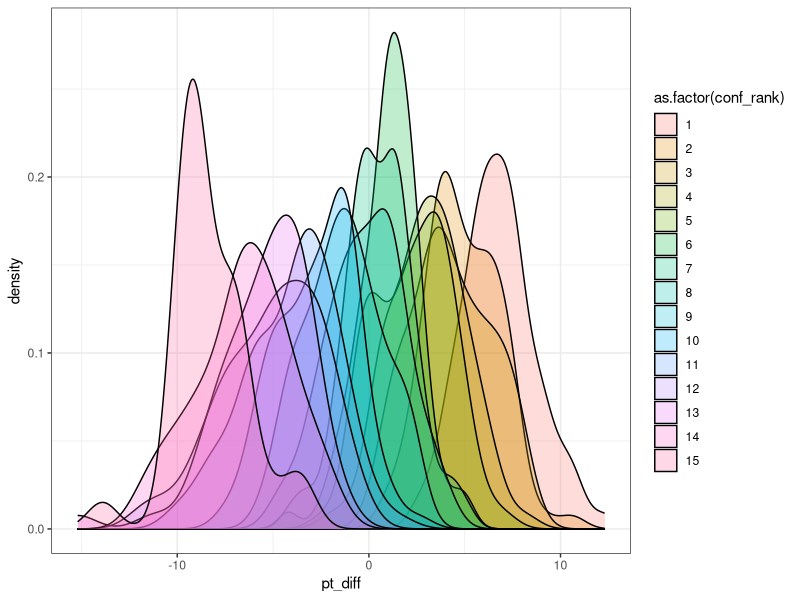
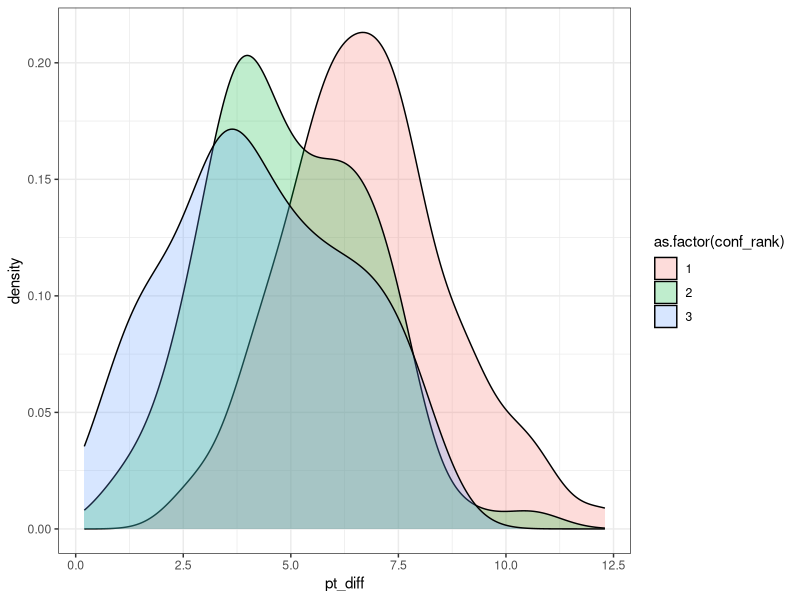
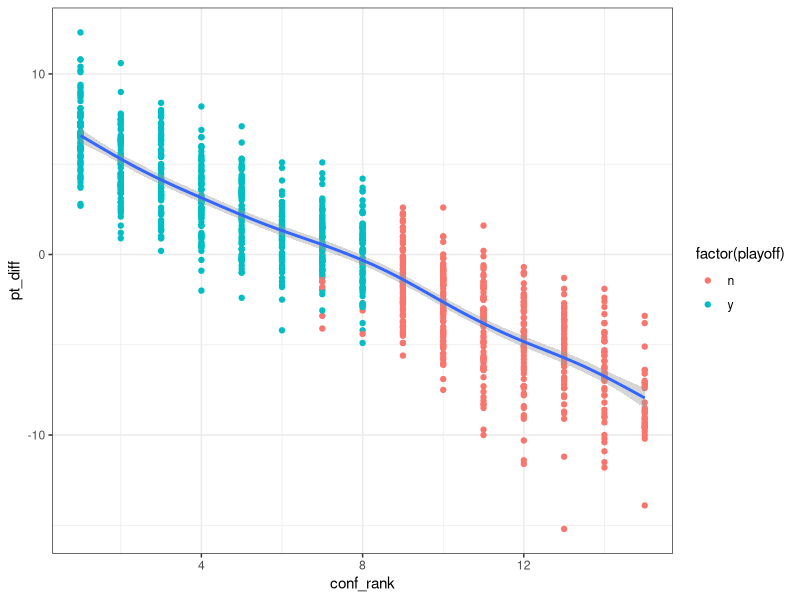
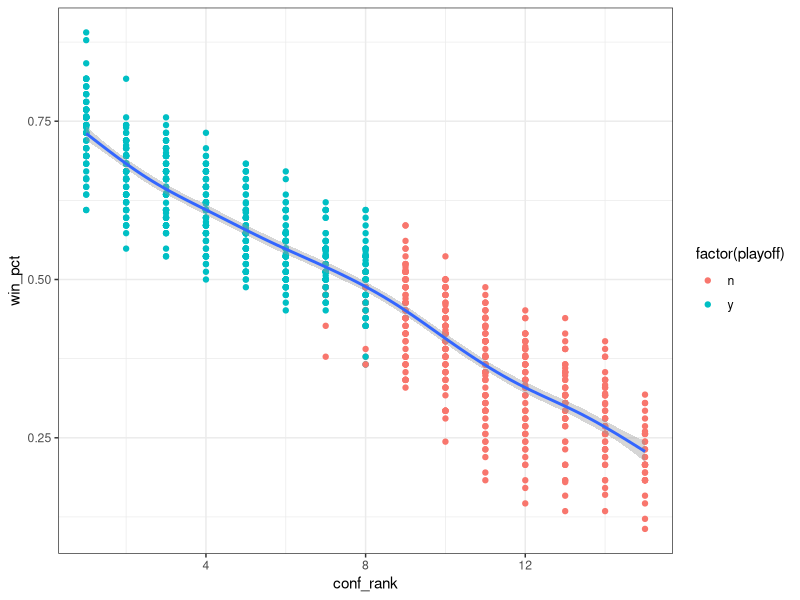

The R source for these figures, in order:
# Install packages
library(dplyr)
library(ggplot2)

# Set working directory
setwd("C:/Users/fishe/Documents/nba_2017")

# Read in standings and probability docs
x <- read.csv("data/nba_standings_1977_2016.csv", stringsAsFactors = F)
y <- read.csv("data/probability.csv", stringsAsFactors = F)

x <- mutate(x, pt_diff = tm_pts - op_pts)

# match z score with standings
df1 <- select(x, conf_rank, pt_diff) %>% inner_join(y, by = c("pt_diff" = "pt_seq"))
df2 <- select(x, conf_rank, pt_diff) %>% inner_join(y, by = c("conf_rank"))
filter(df1, conf_rank.x == conf_rank.y)
filter(df2, pt_diff == pt_seq)


### Visualizations of distribution
# density of x by conference rank
ggplot(x, aes(x = pt_diff, fill = as.factor(conf_rank))) +
  geom_density(alpha=0.25) + theme_bw()

filter(x, conf_rank == 1|conf_rank == 2|conf_rank == 3) %>% 
  ggplot(aes(x = pt_diff, fill = as.factor(conf_rank))) +
  geom_density(alpha=0.25) + theme_bw()

# scatter plot comparing conf_rank and pt_diff
ggplot(x,aes(x = conf_rank, y = pt_diff)) +
  geom_point(aes(color = factor(playoff))) +
  stat_smooth() +
  theme_bw()

# scatter plot comparing conf_rank and wins
x %>% mutate(win_pct = w/(w+l)) %>%
  ggplot(aes(x = conf_rank, y = win_pct)) +
  geom_point(aes(color = factor(playoff))) +
  stat_smooth() +
  theme_bw()

# What's the probability based on point differential a team will make a certain playoff spot?
# What's the chance of making the playoffs based on point differential?

filter(x, playoff =="y")

# range high-low pt diff by playoff spot
x %>% group_by(conf_rank, pt_diff) %>% mutate(avg = mean(pt_diff)) %>% 
  select(conf_rank, avg)  %>% 
  arrange(conf_rank)

# average pt_diff by conference rank
avg_pt_diff_conf_rank <- x %>% group_by(conf_rank) %>% summarise(count = n(), avg_pt_diff = mean(pt_diff))

## calculate z-score for entire standings
pop_sd <- sd(x$pt_diff)*sqrt((length(x$pt_diff)-1)/(length(x$pt_diff)))
pop_mean <- mean(x$pt_diff)